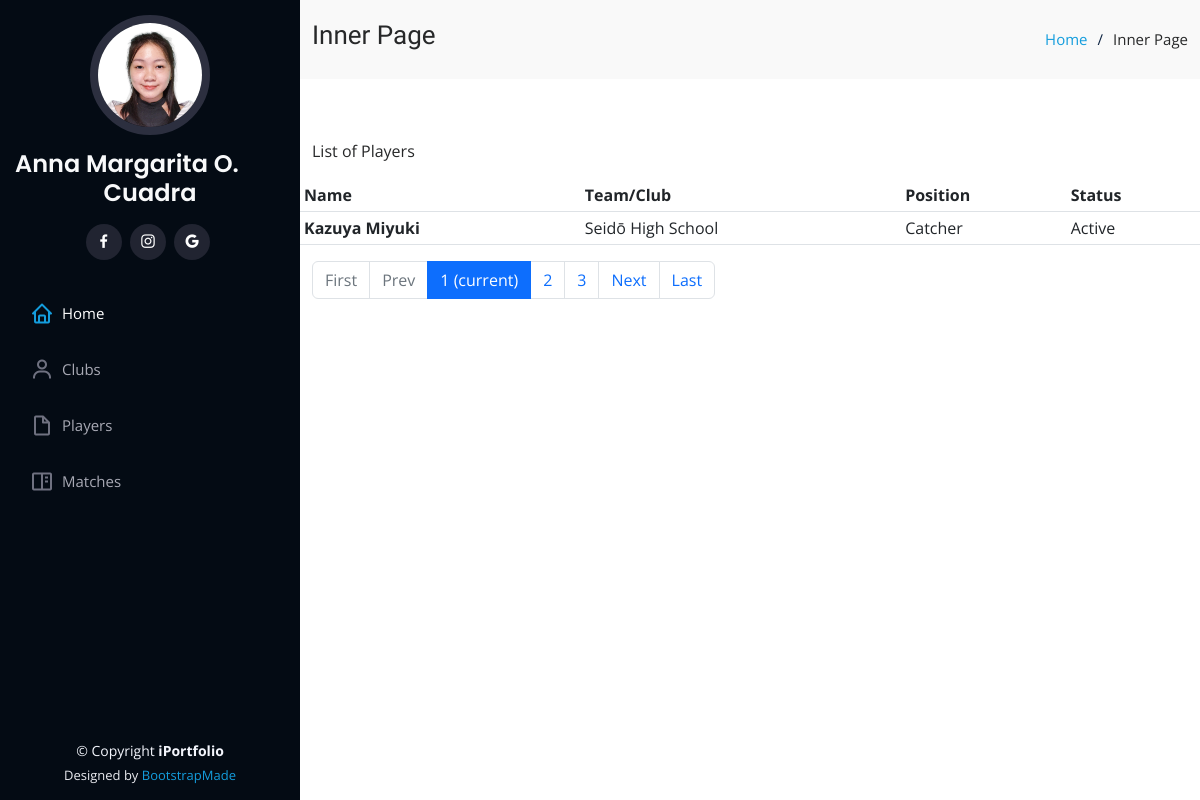
The page /player/ on the database its author committed.
### baseball/models.py (models this page shows, shortened)
class BaseModel (models.Model):
    created_at = models.DateTimeField(
        auto_now_add=True, db_index=True
    )
    updated_at = models.DateTimeField(auto_now=True)
    class Meta:
        abstract = True

class Play(BaseModel):
    STRING_CHOICES= (
    ('First String', 'First String'),
    ('Second String','Second String'))
    player = models.ForeignKey(Person, on_delete=models.CASCADE, related_name = "Player")
    team = models.ForeignKey(Club, on_delete=models.CASCADE, related_name = "Team")
    string_no = models.CharField(max_length=100, choices = STRING_CHOICES)
    isActive = models.BooleanField(default=False)
    pos = models.ForeignKey(Position, on_delete=models.CASCADE)

class Person(BaseModel):
    lastname = models.CharField(max_length=100)
    firstname = models.CharField(max_length=100)
    height = models.DecimalField(max_digits=10, decimal_places=5, null=True)
    weight = models.DecimalField(max_digits=10, decimal_places=5, null=True)

class Club(BaseModel):
    name = models.CharField(max_length=100)
    coach = models.ForeignKey(Person, on_delete=models.CASCADE)
    description = models.TextField(null=True, blank=True)
    dorm_latitude = models.DecimalField(max_digits=22, decimal_places=16, null=True, blank=True)
    dorm_longitude = models.DecimalField(max_digits=22, decimal_places=16, null=True, blank=True)
    team_pic = models.ImageField(default="defaultimg.png", null=True, blank=True, verbose_name="Team Image")

class Position(BaseModel):
    description = models.CharField(max_length=100)

### baseball/views.py (the view)
# urls.py: path('player/',views.PlayerView.as_view(), name='player'),
class PlayerView(ListView):
    model = Play
    context_object_name = 'play'
    template_name = "player.html"
    paginate_by = 1
    def get_context_data(self, **kwargs):
        context = super().get_context_data(**kwargs)
        context['header_text'] = 'List of Players'
        return context
    def get_queryset(self, *args, **kwargs):
        qs = super(PlayerView, self).get_queryset(*args, **kwargs)
        return qs

### landingpage/templates/player.html
{% extends 'base.html' %}
{% load static %}
{% block content %}
<div class="container">
    <p>
      {{ header_text }}
    </p>
    <div class="row">
        <table class="table table-sm">
            <thead>
              <tr>
                <th scope="col">Name</th>
                <th scope="col">Team/Club</th>
                <th scope="col">Position</th>
                <th scope="col">Status</th>
              </tr>
            </thead>
            <tbody>
                {% for object in object_list %}
              <tr>
                <th scope="row">{{ object.player.firstname }} {{ object.player.lastname }}</th>
                <td>{{ object.team.name }}</td>
                <td>{{ object.pos.description }}</td>
                <td>{% if object.isActive == True %} Active {% else %} Inactive {% endif %}</td>
              </tr>
              {% endfor %}
            </tbody>
          </table>
          {% include 'includes/pagination.html' %}
    </div>
  </div>
{% endblock content %}

### static/css/style.css (style rules this page uses)
body { font-family: "Open Sans", sans-serif; color: #272829; }

### rows shown on the page
Play: player.firstname "Kazuya", player.lastname "Miyuki", team.name "Seidō High School", pos.description "Catcher", isActive "Active"

### other values the page prints
{{ header_text }} "List of Players"
{{ page_num }} "1"
{{ page_num }} "2" "3"
